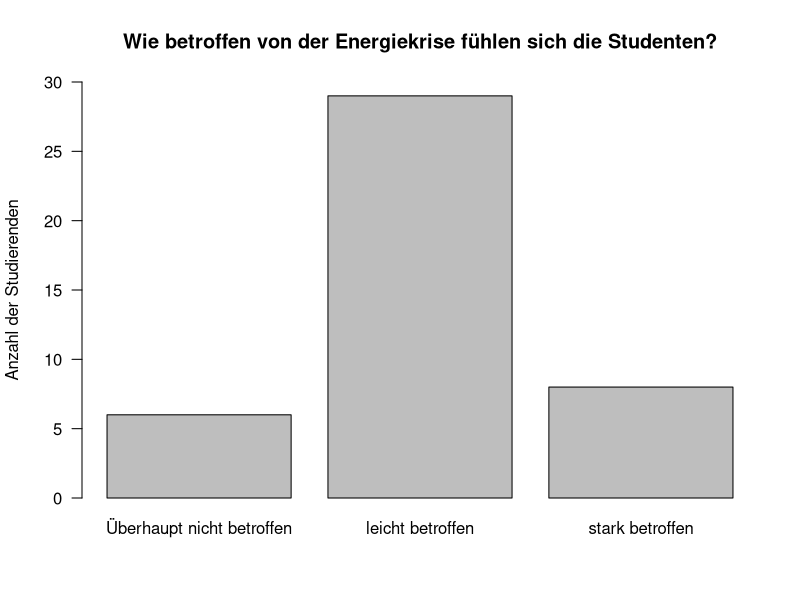
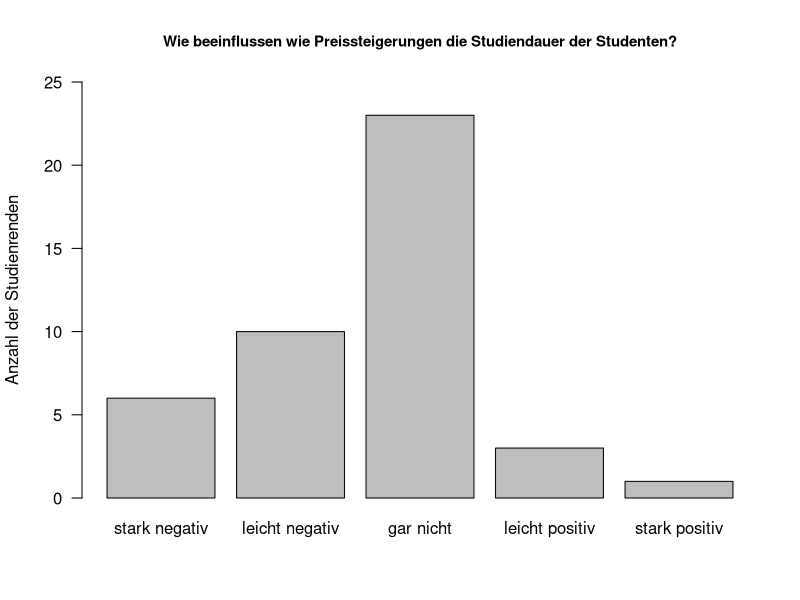

Here is the R script that generated these plots, in order:
## ---- chunk 1
# Add packages you need here!
library(knitr)
## ---- chunk 2
tau <- read.csv('tau.csv')
str(tau)
## ---- chunk 3
barplot(table(tau$Betroffenheit),
        names.arg = c("Überhaupt nicht betroffen", "leicht betroffen",
                      "stark betroffen"),
        ylab = "Anzahl der Studierenden", ylim = c(0,30), las = 1,
        main = "Wie betroffen von der Energiekrise fühlen sich die Studenten?")
## ---- chunk 4
barplot(table(tau$Einfluss.Studiendauer),
        names.arg = c("stark negativ", "leicht negativ", "gar nicht",
                      "leicht positiv", "stark positiv"),
        ylab = "Anzahl der Studienrenden", ylim = c(0,25), las = 1,
        main = "Wie beeinflussen wie Preissteigerungen die Studiendauer der Studenten?", cex.main=0.9)
## ---- chunk 5
Ausgaben <- tau[seq(3,5)]
kable(cov(na.omit(Ausgaben)))
